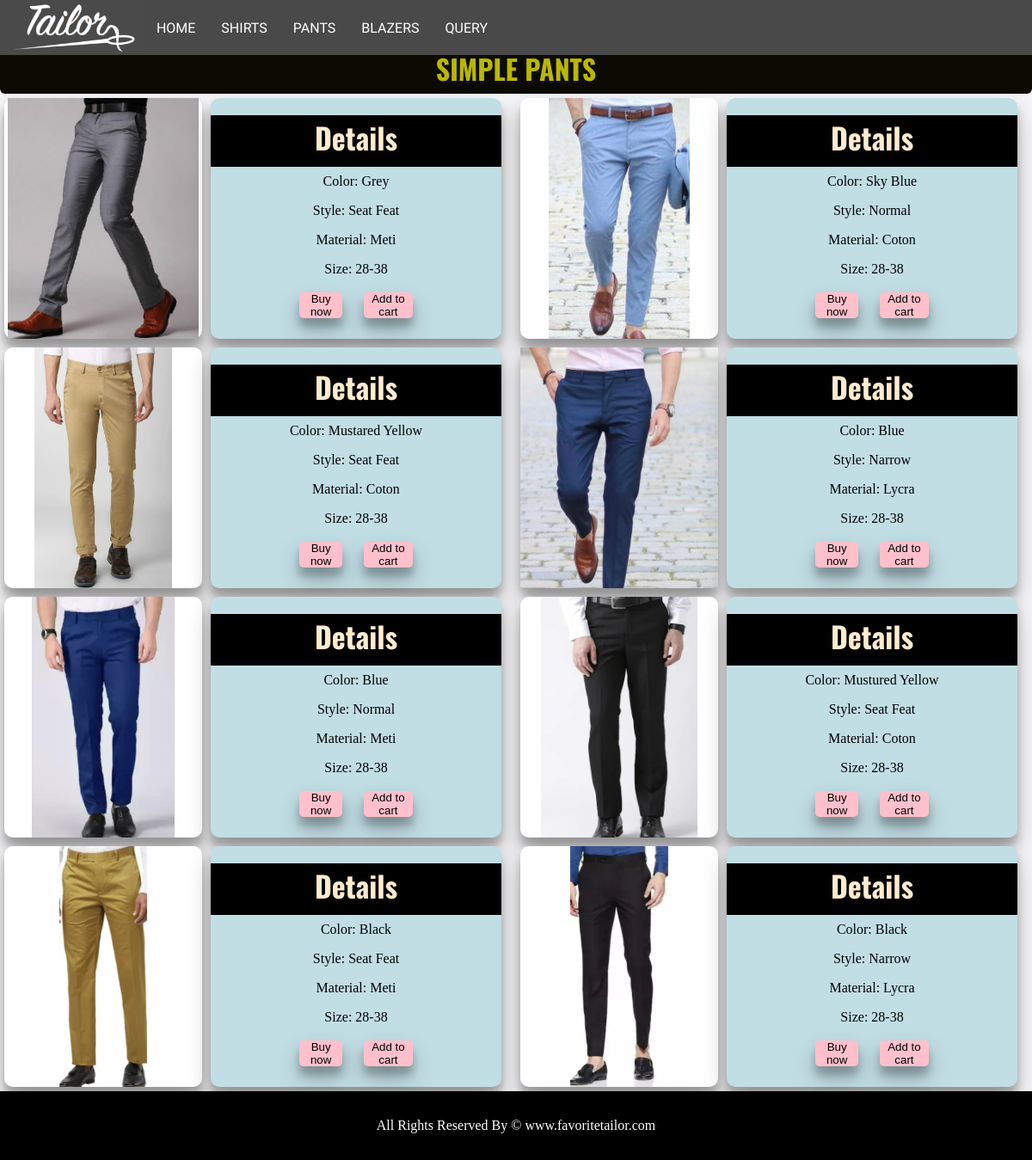
Page /pant1.php on the committed database.
### tables this page shows
CREATE TABLE `products` (
  `product_id` int(100) NOT NULL AUTO_INCREMENT,
  `product_title` varchar(255) NOT NULL,
  `product_price` int(100) NOT NULL,
  `product_a` text NOT NULL,
  `product_b` text NOT NULL,
  `product_c` text NOT NULL,
  `product_d` text NOT NULL,
  `product_image` text NOT NULL,
   PRIMARY KEY (product_id)
);

### pant1.php (the view)
<?php include("header.php");?>
<link rel="stylesheet" href="css/sample.css">
    <h1 class="bh1">SIMPLE PANTS</h1>
    <div class="super1">
    <?php
        include("db.php");
        $sql = "SELECT * FROM products WHERE product_title='Simple-Pant'";
        $query = mysqli_query($con,$sql);
        while ($row = mysqli_fetch_assoc($query)){
            if($row["product_id"]%2!=0){echo'<div class="sampleright super">';}
            else{echo'<div class="sampleleft super">';}
            echo'
                <div class="sub1">
                    <img src="images/'.$row["product_image"].'" alt="">
                </div>
                <div class="sub2">
                    <h3 class="h3">Details</h3>
                    <p>Color: '.$row["product_a"].'</p>
                    <p>Style: '.$row["product_b"].'</p>
                    <p>Material: '.$row["product_c"].'</p>
                    <p>Size: '.$row["product_d"].'</p>
                    <form action="product.php" method="post">
                        <input type="hidden" name="pid" id="shirt" value='.$row["product_id"].'>
                        <button name="submit" class="b1">Buy now</button>
                        <button name="cart" class="b2">Add to cart</button>
                    </form>
                </div>
                </div>
            ';
        }
    ?>
</div>
<?php include("footer.php");?>

### css/style.css (style rules this page uses)
* { margin: 0; padding: 0; }
.h3 { font-family: 'Oswald', sans-serif; background-color:black; color: blanchedalmond; height: 7.5vh; width: 100%; text-align: center; font-size: 34px; margin-top: 5.3vh; }

### css/sample.css (style rules this page uses)
* { padding: 0; margin: 0; }
body { background-color:#f6f5f7; }
.super1 { width: 100%; display: grid; grid-template-columns: 50vw 50vw; }
.super { width: 50%; display: grid; grid-template-columns: 20vw 29vw; box-sizing: border-box; }
.sub1 { background-color: white; margin: 5px; text-align: center; border-radius: 10px; box-shadow: 0 14px 28px rgb(0 0 0 / 25%), 0 10px 10px rgb(0 0 0 / 22%); height: 35vh; box-sizing: border-box; }
.sub2 { background-color: rgb(194, 222, 229); margin: 5px; text-align: center; border-radius: 10px; box-shadow: 0 14px 28px rgb(0 0 0 / 25%), 0 10px 10px rgb(0 0 0 / 22%); height: 35vh; justify-content: center; box-sizing: border-box; }
.h3 { margin-top: 6%; }
.super img { height: 35vh; }
.sub2 p { padding: 1vh; }
.bh1 { margin-top: 50px; height: 7.5%; text-align: center; background-color: rgb(12, 11, 1); font-family: 'Oswald', sans-serif; padding: 0.5%; color:rgba(255, 251, 0, 0.719); border-radius: 6px; width: 100; box-sizing: border-box; }
button.b1 { text-decoration: none; border: none; width: 15%; height: 10%; margin: 3%; background-color: pink; border-radius:5px; cursor: pointer; box-shadow: 0 14px 28px rgb(0 0 0 / 25%), 0 10px 10px rgb(0 0 0 / 22%); }
button.b2 { text-decoration: none; border: none; width: 17%; height: 10%; margin: 3%; background-color: pink; border-radius:5px; cursor: pointer; box-shadow: 0 14px 28px rgb(0 0 0 / 25%), 0 10px 10px rgb(0 0 0 / 22%); }

### rows in the picture
products: product_image (picture), product_a "Grey", product_b "Seat Feat", product_c "Meti", product_d "28-38"
products: product_image (picture), product_a "Sky Blue", product_b "Normal", product_c "Coton", product_d "28-38"
products: product_image (picture), product_a "Mustared Yellow", product_b "Seat Feat", product_c "Coton", product_d "28-38"
products: product_image (picture), product_a "Blue", product_b "Narrow", product_c "Lycra", product_d "28-38"
products: product_image (picture), product_a "Blue", product_b "Normal", product_c "Meti", product_d "28-38"
products: product_image (picture), product_a "Mustured Yellow", product_b "Seat Feat", product_c "Coton", product_d "28-38"
products: product_image (picture), product_a "Black", product_b "Seat Feat", product_c "Meti", product_d "28-38"
products: product_image (picture), product_a "Black", product_b "Narrow", product_c "Lycra", product_d "28-38"
